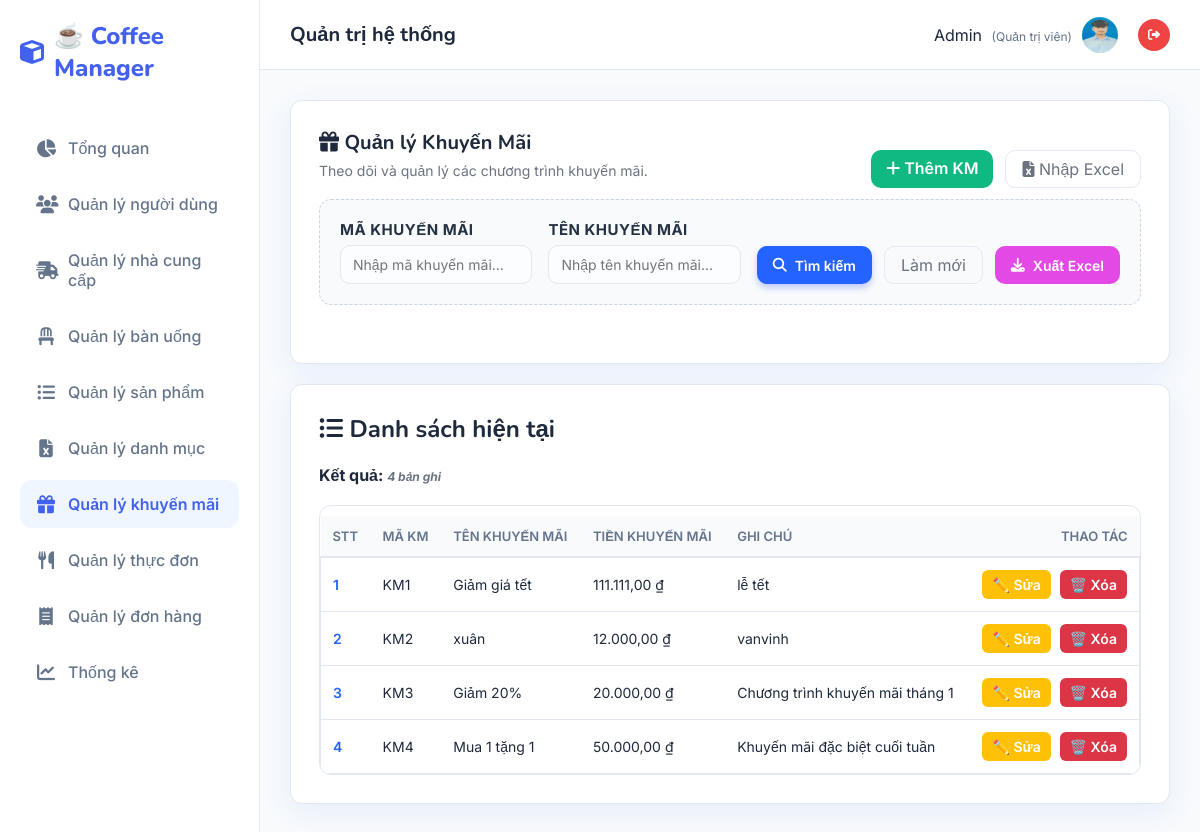
Page /Khuyenmai/danhsach (signed in) on the committed database.
### tables this page shows
CREATE TABLE `khuyen_mai` (
  `ma_khuyen_mai` varchar(30) NOT NULL,
  `ten_khuyen_mai` varchar(50) NOT NULL,
  `tien_khuyen_mai` decimal(10,2) NOT NULL,
  `ghi_chu` varchar(50) NOT NULL
);

### MVC/Core/controller.php (called while the page is built, shortened)
<?php
    class controller{
        public function model($model){
        return new $model;
        }
        public function view($view,$data=[]){
            include_once __DIR__.'/../Views/'.$view.'.php';
        }
    }
?>

### MVC/Controllers/Khuyenmai.php (called while the page is built, shortened)
<?php
    class Khuyenmai extends controller{
        private $km;
        function __construct()
        {
            $this->km = $this->model("Khuyenmai_m");
        }
        function danhsach(){
            $result = $this->km->Khuyenmai_getAll();
            $this->view('Master',[
                'page' => 'Danhsachkhuyenmai_v',
                'dulieu' => $result
            ]);
        }
    }
?>

### MVC/Core/app.php (called while the page is built, shortened)
<?php
    class app{
        protected $action = "Get_data";
        function __construct()
        {
            $arr = $this->processURL();
            if($arr!=null){
                if(file_exists(__DIR__.'/../Controllers/'.$arr[0].'.php')){
                    unset($arr[0]);
                }
            }
            $this->controller=new $this->controller;
            if(isset($arr[1])){
                if(method_exists($this->controller,$arr[1])){
                    $this->action=$arr[1];
                    unset($arr[1]);
                }
            }
            $this->param=$arr?array_values($arr):[];
            call_user_func_array([$this->controller,$this->action],$this->param);
        }
        function processURL(){
        if(isset($_GET['url'])){
            return explode('/',filter_var(trim($_GET['url']),FILTER_DEFAULT));
        }
    }
    }
?>

### index.php (called while the page is built, shortened)
<?php
    $myapp = new app();
?>

### MVC/Core/connectDB.php (called while the page is built, shortened)
<?php
    class connectDB{
            function __construct()
            {
                $this->con=mysqli_connect('localhost','root','','Web');
            }
    }
?>

### MVC/Models/Khuyenmai_m.php (called while the page is built, shortened)
<?php
    class Khuyenmai_m extends connectDB{
        function Khuyenmai_getAll(){
            $sql = "SELECT * FROM khuyen_mai ORDER BY LENGTH(ma_khuyen_mai), ma_khuyen_mai";
            return mysqli_query($this->con, $sql);
        }
    }
?>

### MVC/Views/Pages/Danhsachkhuyenmai_v.php (the view, shortened to what this page needs)
<!DOCTYPE html>
<html lang="vi">
<body>
    <div class="card">
        <div class="actions-top">
            <div>
                <h1><i class="fa-solid fa-gift"></i> Quản lý Khuyến Mãi</h1>
                <p class="lead">Theo dõi và quản lý các chương trình khuyến mãi.</p>
            </div>
            <div class="actions">
                <a href="http://localhost/QLSP/Khuyenmai/themmoi" class="btn-create"><i class="fa-solid fa-plus"></i>
                    Thêm KM </a>
                <a href="http://localhost/QLSP/Khuyenmai/import_form" class="btn-ghost"><i
                        class="fa-solid fa-file-excel"></i> Nhập
                    Excel</a>
            </div>
        </div>
        <form method="post" action="http://localhost/QLSP/Khuyenmai/Timkiem" class="form-search"
            style="margin-bottom:30px;border:1px dashed #cbd5e1;padding:20px;border-radius:12px;background:#f8fafc">
            <div class="search-fields">
                <div>
                    <label for="searchId">Mã khuyến mãi</label>
                    <input type="text" id="searchId" name="txtMakhuyenmai" placeholder="Nhập mã khuyến mãi..."
                        value="<?php echo isset($data['ma_khuyen_mai']) ? htmlspecialchars($data['ma_khuyen_mai']) : ''; ?>" />
                </div>
                <div>
                    <label for="searchName">Tên khuyến mãi</label>
                    <input type="text" id="searchName" name="txtTenkhuyenmai" placeholder="Nhập tên khuyến mãi..."
                        value="<?php echo isset($data['ten_khuyen_mai']) ? htmlspecialchars($data['ten_khuyen_mai']) : ''; ?>" />
                </div>
            </div>
            <div class="actions" style="margin-top:0;">
                <button type="submit" class="btn-primary" name="btnTim"><i class="fa-solid fa-search"></i> Tìm
                    kiếm</button>
                <a href="http://localhost/QLSP/Khuyenmai/danhsach" class="btn-ghost">Làm mới</a>
                <button type="submit" name="btnXuatexcel" class="btn-excel">
                    <i class="fa-solid fa-solid fa-download"></i> Xuất Excel
                </button>
            </div>
        </form>
    </div>
    <div class="card">
        <h2><i class="fa-solid fa-list-ul"></i> Danh sách hiện tại</h2>
        <?php
        if(isset($data['dulieu'])){
            if (is_object($data['dulieu'])) {
                $count = mysqli_num_rows($data['dulieu']);
                mysqli_data_seek($data['dulieu'], 0);
            } else {
                $count = 0;
            }
        ?>
        <div style="margin:10px 0">
            <strong>Kết quả: <span id="resultCount" class="hint"></span></strong>
        </div>
        <div class="table-container">
            <table>
                <thead>
                    <tr>
                        <th>STT</th>
                        <th>Mã KM</th>
                        <th>Tên khuyến mãi</th>
                        <th>Tiền khuyến mãi</th>
                        <th>Ghi chú</th>
                        <th style="text-align:right">Thao tác</th>
                    </tr>
                </thead>
                <tbody id="kmBody">
                    <?php
                    if($count > 0) {
                        $serial = 1;
                        while($row = mysqli_fetch_array($data['dulieu'])){
                    ?>
                    <tr>
                        <td><span style="font-weight:600;color:var(--accent)"><?php echo $serial++; ?></span>
                        </td>
                        <td><?php echo htmlspecialchars($row['ma_khuyen_mai']) ?></td>
                        <td><?php echo htmlspecialchars($row['ten_khuyen_mai']) ?></td>
                        <td><?php echo number_format($row['tien_khuyen_mai'], 2, ',', '.') ?> ₫</td>
                        <td><?php echo htmlspecialchars($row['ghi_chu']) ?></td>
                        <td style="text-align:right">
                            <a href="http://localhost/QLSP/Khuyenmai/sua/<?php echo urlencode($row['ma_khuyen_mai']) ?>"><button
                                    class="btn-edit">✏️
                                    Sửa</button></a>
                            <a href="http://localhost/QLSP/Khuyenmai/xoa/<?php echo urlencode($row['ma_khuyen_mai']) ?>"
                                onclick="return confirm('Bạn có chắc chắn muốn xoá không?')"><button
                                    class="btn-delete">🗑️
                                    Xóa</button></a>
                        </td>
                    </tr>
                    <?php } } ?>
                </tbody>
            </table>
        </div>
        <?php } ?>
    </div>
</body>
</html>

### Public/Css/style.css (style rules this page uses)
:root { --primary: #4361ee; --primary-dark: #3a0ca3; --secondary: #4cc9f0; --accent: #f72585; --success: #10b981; --warning: #f59e0b; --danger: #ef4444; --dark: #1e293b; --light: #f8fafc; --white: #ffffff; --gray: #64748b; --border: #e2e8f0; --shadow: 0 10px 15px -3px rgba(0, 0, 0, 0.1), 0 4px 6px -2px rgba(0, 0, 0, 0.05); --radius: 16px; --sidebar-width: 260px; }
* { margin: 0; padding: 0; box-sizing: border-box; font-family: "Inter", sans-serif; }
body { background-color: var(--light); color: var(--dark); height: 100vh; overflow: hidden; }
a { text-decoration: none; transition: 0.3s; }
.card { background: var(--white); border-radius: var(--radius); padding: 30px; box-shadow: var(--shadow); border: 1px solid var(--border); margin-bottom: 30px; }
h1, h2 { color: var(--dark); margin-bottom: 20px; font-family: "Nunito", sans-serif; }
p.lead { color: var(--gray); margin-bottom: 25px; font-size: 15px; }
form { display: grid; grid-template-columns: repeat(2, 1fr); gap: 24px; }
label { font-size: 13px; font-weight: 600; color: var(--gray); margin-bottom: 8px; display: block; text-transform: uppercase; letter-spacing: 0.5px; }
input, select, textarea { width: 100%; padding: 12px 16px; border: 1px solid var(--border); border-radius: 10px; font-size: 15px; background: #f9fafb; transition: 0.2s; }
.actions { margin-top: 10px; display: flex; gap: 12px; justify-content: flex-end; grid-column: 1 / -1; }
button, .btn { padding: 10px 20px; border-radius: 10px; font-weight: 600; font-size: 14px; cursor: pointer; border: none; display: inline-flex; align-items: center; gap: 8px; transition: 0.2s; text-decoration: none; }
.btn-primary { background: var(--primary); color: #fff; box-shadow: 0 4px 6px rgba(67, 97, 238, 0.3); }
.btn-ghost { background: transparent; border: 1px solid var(--border); color: var(--gray); }
table { width: 100%; border-collapse: separate; border-spacing: 0 8px; margin-top: 10px; }
th { text-align: left; padding: 12px 16px; color: var(--gray); font-size: 13px; font-weight: 600; text-transform: uppercase; }
td { background: #fff; padding: 16px; border-top: 1px solid var(--border); border-bottom: 1px solid var(--border); font-size: 14px; color: var(--dark); }
td:first-child { border-left: 1px solid var(--border); border-top-left-radius: 12px; border-bottom-left-radius: 12px; }
td:last-child { border-right: 1px solid var(--border); border-top-right-radius: 12px; border-bottom-right-radius: 12px; }
.hint { font-size: 13px; color: var(--gray); margin-top: 10px; font-style: italic; }

### rows in the picture
khuyen_mai: ma_khuyen_mai "KM1", ten_khuyen_mai "Giảm giá tết", tien_khuyen_mai "111.111,00", ghi_chu "lễ tết"
khuyen_mai: ma_khuyen_mai "KM2", ten_khuyen_mai "xuân", tien_khuyen_mai "12.000,00", ghi_chu "vanvinh"
khuyen_mai: ma_khuyen_mai "KM3", ten_khuyen_mai "Giảm 20%", tien_khuyen_mai "20.000,00", ghi_chu "Chương trình khuyến mãi tháng 1"
khuyen_mai: ma_khuyen_mai "KM4", ten_khuyen_mai "Mua 1 tặng 1", tien_khuyen_mai "50.000,00", ghi_chu "Khuyến mãi đặc biệt cuối tuần"

### other values in the picture
$_SESSION['user_name'] "Admin"
